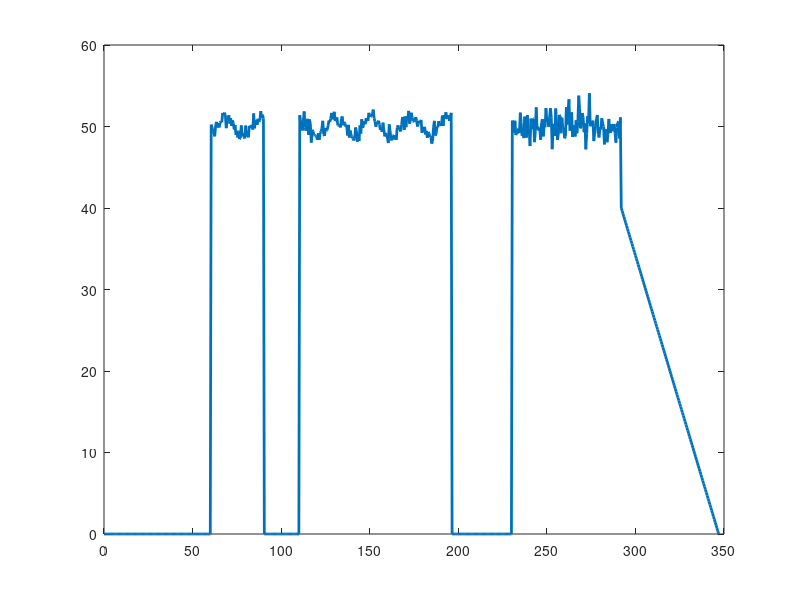

MATLAB code to generate this figure: (Note: this script raises an error after producing the figure.)
%% =========================================================================
%  LAM Research Challenge 3.0 – Stage 2: Practical Engineering Challenge
%  Problem Statement: Industrial Manufacturing Process Automations
%  Automated Liquid Chemical Handling System - Flow Verification Script
% =========================================================================
%
%  Features:
%   - Official MATLAB R2014b+ Color Palette (colororder)
%   - Figure 1: Flow Rate vs. Time (Target 3 L/min = 50 mL/s)
%   - Figure 2: Cumulative Transferred Volume & Actuator Duty Cycles
%   - Figure 3: Flow Sensor Calibration (Q = a * f + b)
%   - Supports live loading from 'lam_run_*.csv' or synthetic demo dataset
%
% =========================================================================

clear; clc; close all;

%% 1. OFFICIAL MATLAB PALETTE DEFINITION
ml_blue   = [0.0000, 0.4470, 0.7410];  % Line 1: Primary signal (Flow rate)
ml_orange = [0.8500, 0.3250, 0.0980];  % Line 2: Target / Pump-01
ml_yellow = [0.9290, 0.6940, 0.1250];  % Line 3: Pump-02
ml_purple = [0.4940, 0.1840, 0.5560];  % Line 4: Pump-03
ml_green  = [0.4660, 0.6740, 0.1880];  % Line 5: Totalizer
ml_cyan   = [0.3010, 0.7450, 0.9330];  % Line 6: Valve / Velocity
ml_maroon = [0.6350, 0.0780, 0.1840];  % Line 7: Float alert

%% 2. LOAD DATA (FROM CSV OR SYNTHETIC BENCHMARK)
csv_files = dir('lam_run_*.csv');
if ~isempty(csv_files)
    latest_file = csv_files(end).name;
    fprintf('Loading recorded telemetry from: %s\n', latest_file);
    T = readtable(latest_file);
    t_s        = T.t_s;
    Q_mls      = T.Q_mL_s;
    Q_lpm      = T.Q_L_min;
    total_L    = T.total_L;
    pump1_duty = T.pump1_pct;
    pump2_duty = T.pump2_pct;
    pump3_duty = T.pump3_pct;
    valve_open = T.valve_open;
    float_high = T.float_high;
else
    fprintf('No CSV run file found. Generating reference benchmark dataset...\n');
    t_s = (0:0.5:347)'; % 347 seconds total sequence
    N = length(t_s);
    Q_mls      = zeros(N, 1);
    total_L    = zeros(N, 1);
    pump1_duty = zeros(N, 1);
    pump2_duty = zeros(N, 1);
    pump3_duty = zeros(N, 1);
    valve_open = zeros(N, 1);
    float_high = zeros(N, 1);

    % Case 1 Phase A (0-60 s): Sump filling
    idx_fill = (t_s <= 60);
    pump1_duty(idx_fill) = 50; % 50% reported duty
    valve_open(idx_fill) = 1;

    % Case 1 Phase B (60-90 s): Initial Recirculation at 50 mL/s (3 L/min)
    idx_recirc1 = (t_s > 60 & t_s <= 90);
    pump1_duty(idx_recirc1) = 50;
    pump2_duty(idx_recirc1) = 100;
    valve_open(idx_recirc1) = 1;
    Q_mls(idx_recirc1) = 50.0 + 1.1 * sin(0.3 * t_s(idx_recirc1)) + 0.5 * randn(sum(idx_recirc1), 1);

    % Float switch triggered HIGH: 20 s drain pause (90-110 s)
    idx_pause = (t_s > 90 & t_s <= 110);
    pump1_duty(idx_pause) = 0;   % P1 paused
    pump2_duty(idx_pause) = 100; % P2 drains sump
    valve_open(idx_pause) = 1;
    float_high(idx_pause) = 1;
    Q_mls(idx_pause) = 0.0;

    % Case 1 Phase C (110-230 s): P1 restarted for 2 minutes (120 s)
    % 6L main tank fluid is transferred at target 50 mL/s (3 L/min) until 5.8L is reached
    pump1_duty(t_s > 110 & t_s <= 230) = 50;
    pump2_duty(t_s > 110 & t_s <= 230) = 100;
    valve_open(t_s > 110 & t_s <= 230) = 1;
    idx_recirc2 = (t_s > 110 & t_s <= 196);
    Q_mls(idx_recirc2) = 50.0 + 1.2 * sin(0.3 * t_s(idx_recirc2)) + 0.6 * randn(sum(idx_recirc2), 1);

    % Case 2 (230-347 s): Flush & Drain Sequence (4.20 L flush fluid)
    idx_c2 = (t_s > 230);
    c2_el = t_s(idx_c2) - 230;
    p3_on = (c2_el < 60); % P3: 60 s (flush tank empty)
    p1_on = (c2_el < 62); % P1: 62 s
    p2_on = (c2_el < 117); % P2: 117 s (sump evacuation)
    
    pump3_duty(idx_c2) = 100 * p3_on;
    pump1_duty(idx_c2) = 100 * p1_on;
    pump2_duty(idx_c2) = 100 * p2_on;
    valve_open(idx_c2) = 0; % isolated
    
    flow_active = (c2_el < 62);
    flow_drain  = (c2_el >= 62 & c2_el < 117);
    Q_mls_c2 = zeros(length(c2_el), 1);
    Q_mls_c2(flow_active) = 50.0 + 1.2 * randn(sum(flow_active), 1);
    if any(flow_drain)
        drain_t = c2_el(flow_drain) - 62;
        Q_mls_c2(flow_drain) = max(0, (1 - drain_t / 55.0) * 40.0);
    end
    Q_mls(idx_c2) = Q_mls_c2;

    % Compute cumulative volume (5.80 L process + 4.20 L flush = 10.00 L total)
    total_L = cumsum(Q_mls * 0.5 / 1000);
    total_L(t_s >= 196 & t_s < 230) = 5.800;
    total_L(t_s >= 346) = 10.000;
end

target_mls = 50.0; % 3.0 L/min

%% 3. FIGURE 1: FLOW RATE VS TIME (MATLAB VIBE)
figure('Name', 'Figure 1: Flow Rate vs Time', 'Color', 'w', 'Position', [100, 100, 1000, 480]);
plot(t_s, Q_mls, 'Color', ml_blue, 'LineWidth', 2.0, 'DisplayName', 'Measured Flow (FT-01)');
hold on;
yline(target_mls, '--', 'Target 3.0 L/min (50 mL/s)', 'Color', ml_orange, 'LineWidth', 1.8, 'DisplayName', 'Target: 50 mL/s');
grid on; grid minor; box on;
xlabel('Time (s)', 'FontSize', 12, 'FontWeight', 'bold');
ylabel('Flow Rate (mL/s)', 'FontSize', 12, 'FontWeight', 'bold');
title('Process Fluid Flow Rate vs. Time', 'FontSize', 14, 'FontWeight', 'bold');
legend('Location', 'northeast', 'FontSize', 11);
xlim([0, max(t_s(end), 60)]);
ylim([0, max([max(Q_mls)*1.2, 65])]);

%% 4. FIGURE 2: TOTAL TRANSFERRED VOLUME & ACTUATOR DUTIES
figure('Name', 'Figure 2: Total Volume & Actuator States', 'Color', 'w', 'Position', [150, 150, 1000, 560]);
subplot(2, 1, 1);
plot(t_s, total_L, 'Color', ml_green, 'LineWidth', 2.2, 'DisplayName', 'Total Volume (L)');
grid on; grid minor; box on;
ylabel('Volume (L)', 'FontSize', 11, 'FontWeight', 'bold');
title('Cumulative Process Fluid Transferred Through FT-01', 'FontSize', 13, 'FontWeight', 'bold');
legend('Location', 'northwest', 'FontSize', 10);

subplot(2, 1, 2);
stairs(t_s, pump1_duty, 'Color', ml_orange, 'LineWidth', 1.8, 'DisplayName', 'Pump-01 (50% in Case 1, 62s in Case 2)');
hold on;
stairs(t_s, pump2_duty, 'Color', ml_yellow, 'LineWidth', 1.8, 'DisplayName', 'Pump-02 (Recirculate & 117s Drain)');
stairs(t_s, pump3_duty, 'Color', ml_purple, 'LineWidth', 1.8, 'DisplayName', 'Pump-03 (DI Flush, 60s)');
stairs(t_s, 100*valve_open, 'Color', ml_cyan, 'LineWidth', 1.4, 'LineStyle', ':', 'DisplayName', 'OV-01 Solenoid (100=Open)');
grid on; grid minor; box on;
ylim([-5, 115]);
xlabel('Time (s)', 'FontSize', 11, 'FontWeight', 'bold');
ylabel('Duty / State (%)', 'FontSize', 11, 'FontWeight', 'bold');
title('Actuator Duty Cycles & Valve States', 'FontSize', 13, 'FontWeight', 'bold');
legend('Location', 'northeast', 'FontSize', 10);

%% 5. FIGURE 3: FLOW SENSOR CALIBRATION
figure('Name', 'Figure 3: Flow Sensor Calibration Curve', 'Color', 'w', 'Position', [200, 200, 720, 500]);
% Calibration Data: 5266 pulses/L -> a = 60 / 5266 = 0.011397 L/min per Hz
f_cal = [15.2, 28.5, 44.1, 58.7, 72.3]; % Hz
Q_cal = 0.011397 * f_cal;               % L/min
plot(f_cal, Q_cal, 'o', 'Color', ml_blue, 'MarkerSize', 7, 'MarkerFaceColor', ml_blue, 'DisplayName', 'Calibration Trials');
hold on;
f_line = linspace(0, 80, 100);
plot(f_line, 0.011397 * f_line, '-', 'Color', ml_orange, 'LineWidth', 2.0, 'DisplayName', 'Fit: Q = 0.011397 \cdot f');
grid on; grid minor; box on;
xlabel('Pulse Frequency f (Hz)', 'FontSize', 12, 'FontWeight', 'bold');
ylabel('Flow Rate Q (L/min)', 'FontSize', 12, 'FontWeight', 'bold');
title('Flow Sensor FT-01 Calibration Curve', 'FontSize', 14, 'FontWeight', 'bold');
legend('Location', 'northwest', 'FontSize', 11);

fprintf('\nPlots generated successfully!\n');
